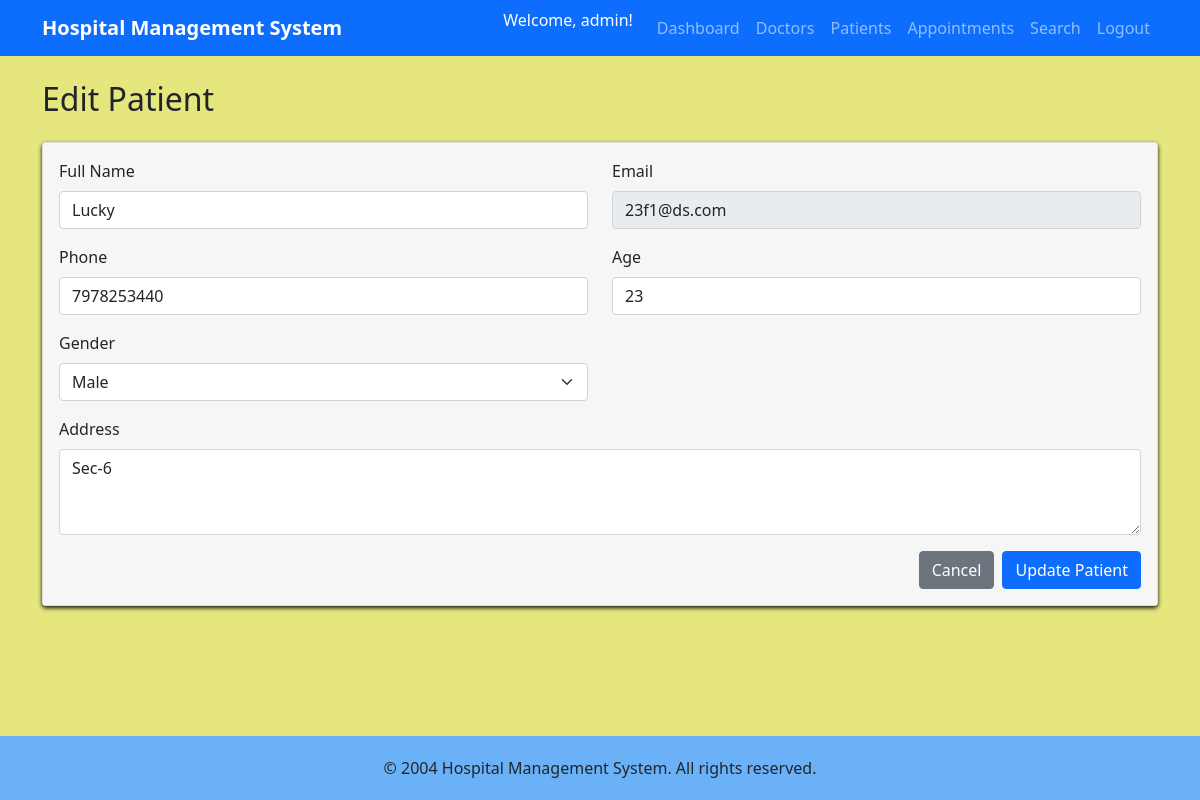
The app's page /admin/patient/edit/1 (signed in) with its own data.
### models.py (models this page shows)
class Patient(db.Model):
    id = db.Column(db.Integer, primary_key=True)
    name = db.Column(db.String(100), nullable=False)
    email = db.Column(db.String(120), unique=True, nullable=False)
    password = db.Column(db.String(200), nullable=False)
    phone = db.Column(db.String(15))
    age = db.Column(db.Integer)
    gender = db.Column(db.String(10))
    address = db.Column(db.Text)
    is_active = db.Column(db.Boolean, default=True)
    appointments = db.relationship('Appointment', backref='patient', lazy=True)

### routes.py (the view, shortened to what this page needs)
    @app.route('/admin/patient/edit/<int:id>', methods=['GET', 'POST'])
    @login_required('admin')
    def admin_edit_patient(id):
        patient = Patient.query.get_or_404(id)
        return render_template('admin/edit_patient.html', patient=patient)

### routes.py (called while the page is built)
def login_required(role):
    def decorator(f):
        @wraps(f)
        def decorated_function(*args, **kwargs):
            if 'user_id' not in session or session.get('role') != role:
                flash('Please login to access this page', 'danger')
                return redirect(url_for('login'))
            return f(*args, **kwargs)
        return decorated_function
    return decorator

### templates/admin/edit_patient.html (shortened to what this page needs)
{% extends "base.html" %}
{% block content %}
<h2>Edit Patient</h2>
<div class="card mt-4">
    <div class="card-body">
        <form method="POST" action="{{ url_for('admin_edit_patient', id=patient.id) }}">
            <div class="row">
                <div class="col-md-6 mb-3">
                    <label for="name" class="form-label">Full Name</label>
                    <input type="text" class="form-control" id="name" name="name" value="{{ patient.name }}" required>
                </div>
                <div class="col-md-6 mb-3">
                    <label for="email" class="form-label">Email</label>
                    <input type="email" class="form-control" id="email" name="email" value="{{ patient.email }}" disabled>
                </div>
            </div>
            <div class="row">
                <div class="col-md-6 mb-3">
                    <label for="phone" class="form-label">Phone</label>
                    <input type="text" class="form-control" id="phone" name="phone" value="{{ patient.phone }}" required>
                </div>
                <div class="col-md-6 mb-3">
                    <label for="age" class="form-label">Age</label>
                    <input type="number" class="form-control" id="age" name="age" value="{{ patient.age }}" required>
                </div>
            </div>
            <div class="row">
                <div class="col-md-6 mb-3">
                    <label for="gender" class="form-label">Gender</label>
                    <select class="form-select" id="gender" name="gender" required>
                        <option value="Male" {% if patient.gender == 'Male' %}selected{% endif %}>Male</option>
                    </select>
                </div>
            </div>
            <div class="mb-3">
                <label for="address" class="form-label">Address</label>
                <textarea class="form-control" id="address" name="address" rows="3" required>{{ patient.address }}</textarea>
            </div>
            <div class="d-grid gap-2 d-md-flex justify-content-md-end">
                <a href="{{ url_for('admin_patients') }}" class="btn btn-secondary">Cancel</a>
                <button type="submit" class="btn btn-primary">Update Patient</button>
            </div>
        </form>
    </div>
</div>
{% endblock %}

### templates/base.html (style rules this page uses)
body { min-height: 100vh; display: flex; flex-direction: column; background-color: #e6e67f !important; }
.card { margin-bottom: 20px; box-shadow: 0 2px 4px rgba(8, 1, 1, 0.928); }
.card-body { background-color: #f6f6f6; }

### records on screen
Patient: name "Lucky", email "23f1@ds.com", phone "7978253440", age "23", gender "Male", address "Sec-6"

### other values on screen
{{ session.username }} "admin"
